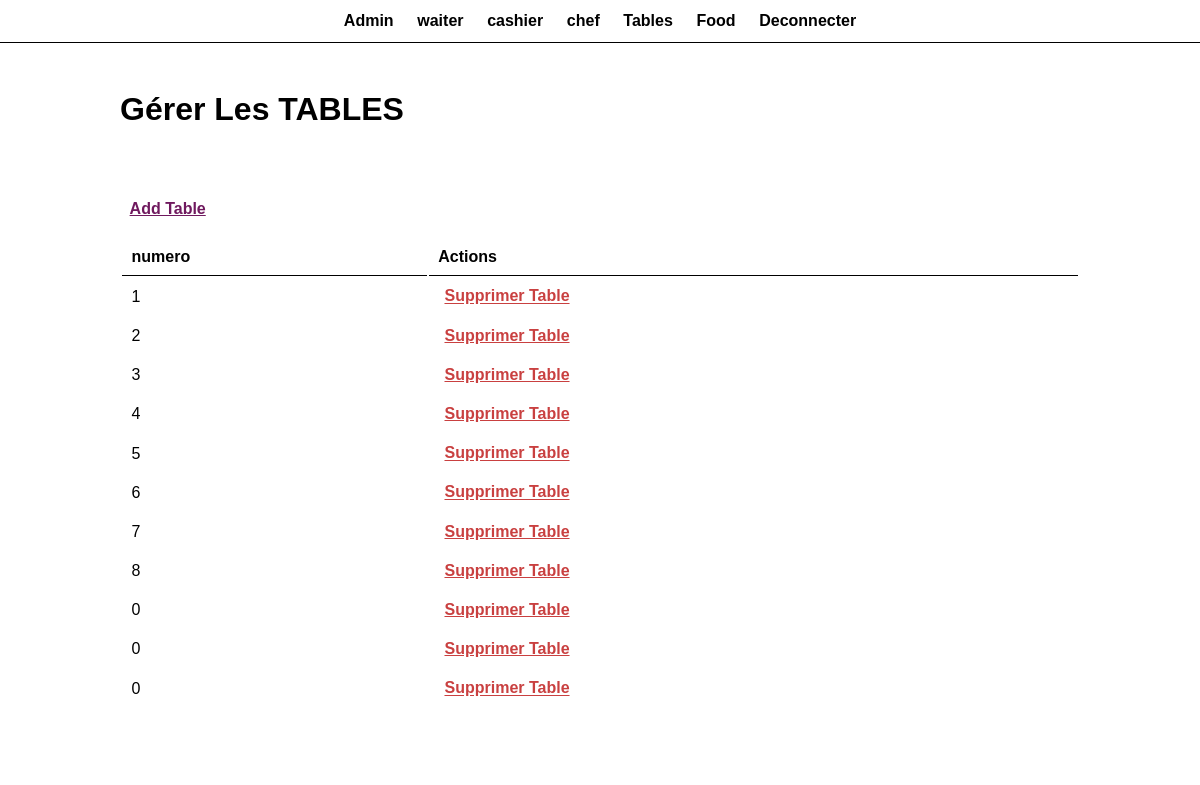
The page /admin/manage-table.php on the database its author committed.
### tables this page shows
CREATE TABLE `tbl_table` (
  `id_table` int(10) UNSIGNED NOT NULL,
  `number` int(11) NOT NULL,
  `status` enum('occupied','available') DEFAULT 'available'
);

### admin/manage-table.php (the view, shortened to what this page needs)
<?php include('partials/menu.php')?>
    <div class="main-content">
        <div class="wrapper">
           <h1>Gérer Les TABLES</h1>
           <br>
<br>
<br><br>
<a href="add-table.php" class="btn-primary">
    Add Table
</a><br><br>
           <table class="tbl-full">
            <tr>
                <th>numero</th>
                <th>Actions</th>
            </tr>
<?php
$sql= "SELECT * FROM tbl_table";
$res= mysqli_query($conn, $sql);
if($res==TRUE)
{
    $count=mysqli_num_rows($res);
    if($count>0)
    {
        while($rows=mysqli_fetch_assoc($res))
        {
          $id_table=$rows['id_table'];
          $number=$rows['number'];
         ?>
<tr>
                <td><?php echo $number?></td>
                <td>
                   <a href="<?php echo SITEURL; ?>admin/delete-table.php?id_table=<?php echo $id_table; ?>" class="btn-supp">Supprimer Table</a>
                </td>
            </tr>
         <?php
       }
   }
    else{
    }
}
?>
           </table>
        </div>
    </div>

### admin/partials/menu.php (style rules this page uses)
* { margin: 0; padding: 0; font-family: Arial, Helvetica, sans-serif; }
.wrapper { padding: 1%; width: 80%; margin: 0 auto; }
.tbl-full { width: 100%; }
table tr th { border-bottom:1px solid black ; padding: 1%; text-align: left; }
table tr td { padding: 1%; }
.btn-primary { padding: 1%; font-weight: bold; color: rgb(111, 25, 94); }
.btn-supp { padding: 1%; font-weight: bold; color: rgb(201, 64, 64); }
.main-content { background-color:white ; padding: 3% 0; }

### rows shown on the page
tbl_table: number "1"
tbl_table: number "2"
tbl_table: number "3"
tbl_table: number "4"
tbl_table: number "5"
tbl_table: number "6"
tbl_table: number "7"
tbl_table: number "8"
tbl_table: number "0"
tbl_table: number "0"
tbl_table: number "0"
